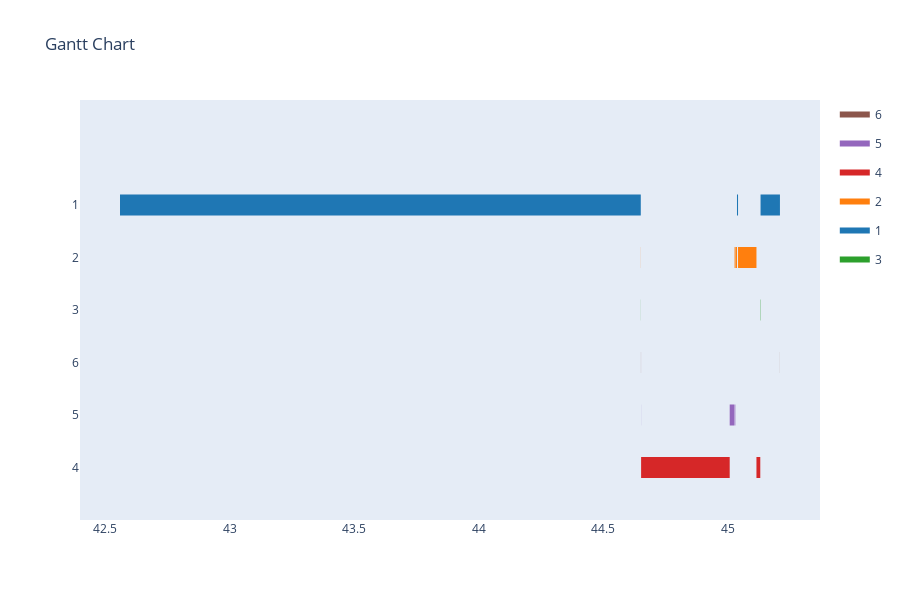

Source (notebook cell):
### Code cell
import plotly.figure_factory as ff

dicts = []
with open("C:/Users/brush/Desktop/BRUSH-WN10.log") as fin:
    lines = fin.readlines()
    
    current_start_time = -1
    current_id = -1
    
    for line in lines:
        bits = line.split('\t')
        subbits = bits[2].split('|')
        
        read_time = float(bits[1])
        read_id = subbits[2]
        
        if current_start_time == -1:
            current_start_time = read_time
            current_id = read_id
        elif current_id != read_id:
            dicts.append(dict(Task=current_id, Start=current_start_time, Finish=read_time, Resource=current_id))
            
            current_start_time = read_time
            current_id = read_id

fig = ff.create_gantt(dicts, index_col='Resource', show_colorbar=True,
                      group_tasks=True)
fig.update_layout(xaxis_type='linear')
fig.show()

### Figure 1 — Plotly figure (JSON) as saved in the notebook; plotly's stock layout.template omitted (floating-point values rounded to 4 significant figures)
{"data": [{"fill": "toself", "fillcolor": "rgb(140, 86, 75)", "hoverinfo": "name", "legendgroup": "rgb(140, 86, 75)", "mode": "none", "name": "6", "showlegend": true, "type": "scatter", "x": [44.65, 44.65, 44.65, 44.65, 44.65, 45.21, 45.21, 45.21, 45.21], "y": [1.8, 1.8, 2.2, 2.2, null, 1.8, 1.8, 2.2, 2.2]}, {"fill": "toself", "fillcolor": "rgb(148, 103, 189)", "hoverinfo": "name", "legendgroup": "rgb(148, 103, 189)", "mode": "none", "name": "5", "showlegend": true, "type": "scatter", "x": [44.65, 44.65, 44.65, 44.65, 44.65, 45.01, 45.03, 45.03, 45.01, 45.01, 45.03, 45.03, 45.03, 45.03], "y": [0.8, 0.8, 1.2, 1.2, null, 0.8, 0.8, 1.2, 1.2, null, 0.8, 0.8, 1.2, 1.2]}, {"fill": "toself", "fillcolor": "rgb(214, 39, 40)", "hoverinfo": "name", "legendgroup": "rgb(214, 39, 40)", "mode": "none", "name": "4", "showlegend": true, "type": "scatter", "x": [44.65, 45.01, 45.01, 44.65, 44.65, 45.12, 45.13, 45.13, 45.12], "y": [-0.2, -0.2, 0.2, 0.2, null, -0.2, -0.2, 0.2, 0.2]}, {"fill": "toself", "fillcolor": "rgb(255, 127, 14)", "hoverinfo": "name", "legendgroup": "rgb(255, 127, 14)", "mode": "none", "name": "2", "showlegend": true, "type": "scatter", "x": [44.65, 44.65, 44.65, 44.65, 44.65, 45.03, 45.03, 45.03, 45.03, 45.03, 45.03, 45.04, 45.04, 45.03, 45.03, 45.04, 45.12, 45.12, 45.04], "y": [3.8, 3.8, 4.2, 4.2, null, 3.8, 3.8, 4.2, 4.2, null, 3.8, 3.8, 4.2, 4.2, null, 3.8, 3.8, 4.2, 4.2]}, {"fill": "toself", "fillcolor": "rgb(31, 119, 180)", "hoverinfo": "name", "legendgroup": "rgb(31, 119, 180)", "mode": "none", "name": "1", "showlegend": true, "type": "scatter", "x": [42.56, 44.65, 44.65, 42.56, 42.56, 45.04, 45.04, 45.04, 45.04, 45.04, 45.13, 45.21, 45.21, 45.13], "y": [4.8, 4.8, 5.2, 5.2, null, 4.8, 4.8, 5.2, 5.2, null, 4.8, 4.8, 5.2, 5.2]}, {"fill": "toself", "fillcolor": "rgb(44, 160, 44)", "hoverinfo": "name", "legendgroup": "rgb(44, 160, 44)", "mode": "none", "name": "3", "showlegend": true, "type": "scatter", "x": [44.65, 44.65, 44.65, 44.65, 44.65, 45.13, 45.13, 45.13, 45.13], "y": [2.8, 2.8, 3.2, 3.2, null, 2.8, 2.8, 3.2, 3.2]}, {"legendgroup": "rgb(140, 86, 75)", "marker": {"color": "rgb(140, 86, 75)", "opacity": 0, "size": 1}, "mode": "markers", "name": "", "showlegend": false, "text": [null, null, null, null], "type": "scatter", "x": [44.65, 44.65, 45.21, 45.21], "y": [2, 2, 2, 2]}, {"legendgroup": "rgb(148, 103, 189)", "marker": {"color": "rgb(148, 103, 189)", "opacity": 0, "size": 1}, "mode": "markers", "name": "", "showlegend": false, "text": [null, null, null, null, null, null], "type": "scatter", "x": [44.65, 44.65, 45.01, 45.03, 45.03, 45.03], "y": [1, 1, 1, 1, 1, 1]}, {"legendgroup": "rgb(214, 39, 40)", "marker": {"color": "rgb(214, 39, 40)", "opacity": 0, "size": 1}, "mode": "markers", "name": "", "showlegend": false, "text": [null, null, null, null], "type": "scatter", "x": [44.65, 45.01, 45.12, 45.13], "y": [0, 0, 0, 0]}, {"legendgroup": "rgb(255, 127, 14)", "marker": {"color": "rgb(255, 127, 14)", "opacity": 0, "size": 1}, "mode": "markers", "name": "", "showlegend": false, "text": [null, null, null, null, null, null, null, null], "type": "scatter", "x": [44.65, 44.65, 45.03, 45.03, 45.03, 45.04, 45.04, 45.12], "y": [4, 4, 4, 4, 4, 4, 4, 4]}, {"legendgroup": "rgb(31, 119, 180)", "marker": {"color": "rgb(31, 119, 180)", "opacity": 0, "size": 1}, "mode": "markers", "name": "", "showlegend": false, "text": [null, null, null, null, null, null], "type": "scatter", "x": [42.56, 44.65, 45.04, 45.04, 45.13, 45.21], "y": [5, 5, 5, 5, 5, 5]}, {"legendgroup": "rgb(44, 160, 44)", "marker": {"color": "rgb(44, 160, 44)", "opacity": 0, "size": 1}, "mode": "markers", "name": "", "showlegend": false, "text": [null, null, null, null], "type": "scatter", "x": [44.65, 44.65, 45.13, 45.13], "y": [3, 3, 3, 3]}], "layout": {"height": 600, "hovermode": "closest", "showlegend": true, "title": {"text": "Gantt Chart"}, "xaxis": {"rangeselector": {"buttons": [{"count": 7, "label": "1w", "step": "day", "stepmode": "backward"}, {"count": 1, "label": "1m", "step": "month", "stepmode": "backward"}, {"count": 6, "label": "6m", "step": "month", "stepmode": "backward"}, {"count": 1, "label": "YTD", "step": "year", "stepmode": "todate"}, {"count": 1, "label": "1y", "step": "year", "stepmode": "backward"}, {"step": "all"}]}, "showgrid": false, "type": "linear", "zeroline": false}, "yaxis": {"autorange": false, "range": [-1, 7], "showgrid": false, "ticktext": ["4", "5", "6", "3", "2", "1"], "tickvals": [0, 1, 2, 3, 4, 5], "zeroline": false}}}
